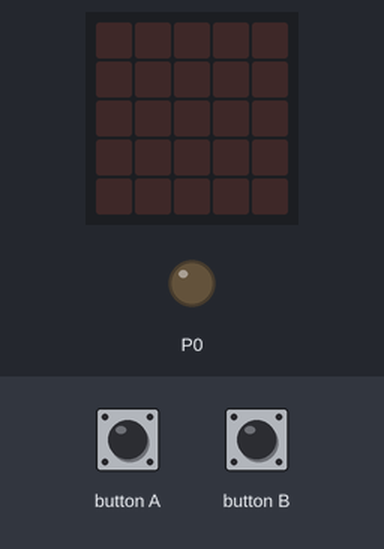
Recording of a program running on a simulated BBC micro:bit running MicroPython. Parts: the board's 5×5 LED display, output pins drawn as LEDs (lit = HIGH). The inputs (shaded band) are chosen by the test bench.

Above: at 1.2 s.
1.3 s: button A pressed for 0.15 s
At 2.5 s:
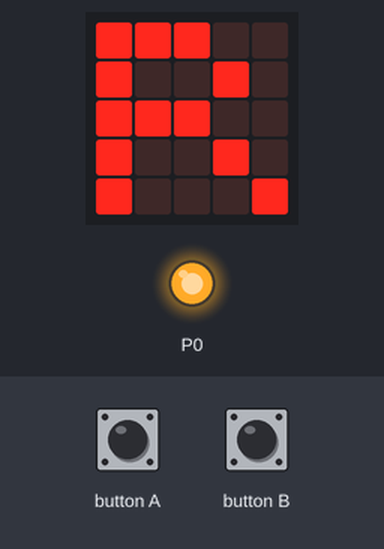
2.9 s: button B pressed for 0.15 s
At 4.1 s:
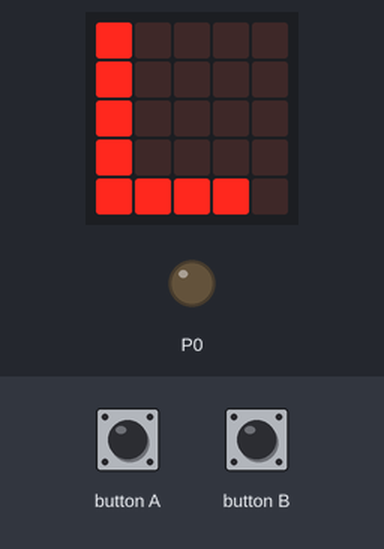
4.5 s: button A pressed for 1 s
At 5.1 s:
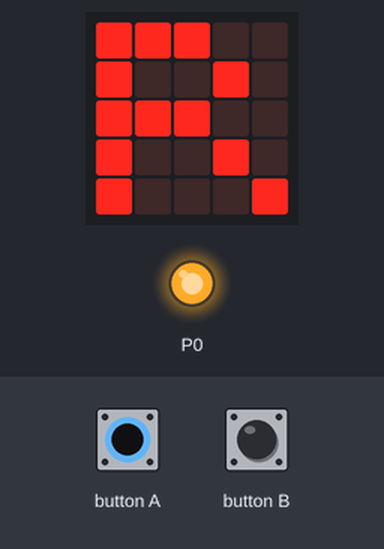
7.0 s: button B pressed for 1 s
At 8.5 s:
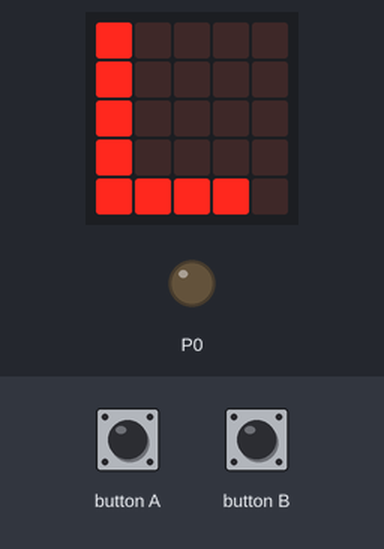
Timing chart, 0 to 10.0 s (numbered marks = the images above; inputs shaded):
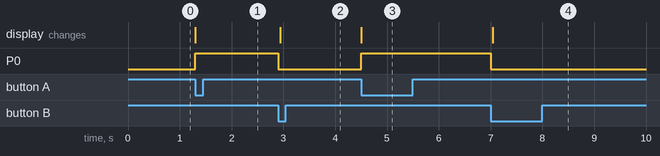

Measured:
- after the input at 1.3 s, P0: LOW → HIGH at once; the display: changes at once (image 1)
- after the input at 2.9 s, P0: HIGH → LOW at once; the display: changes at once (image 2)
- after the input at 4.5 s, P0: LOW → HIGH at once; the display: changes at once (image 3)
- after the input at 7.0 s, P0: HIGH → LOW at once; the display: changes at once (image 4)

The program:

___.py
```python
"""
Author：Ethan
Date:2021/07/13
DC+：正极，DC-：负极，IN：信号输入
NO：常开，COM：公共端，NC：常闭
"""

from microbit import *

while True:
    if button_a.is_pressed():
        display.show("R")
        pin0.write_digital(1)
    if button_b.is_pressed():
        pin0.write_digital(0)
        display.show("L")


# pin0.write_digital(1)
```
